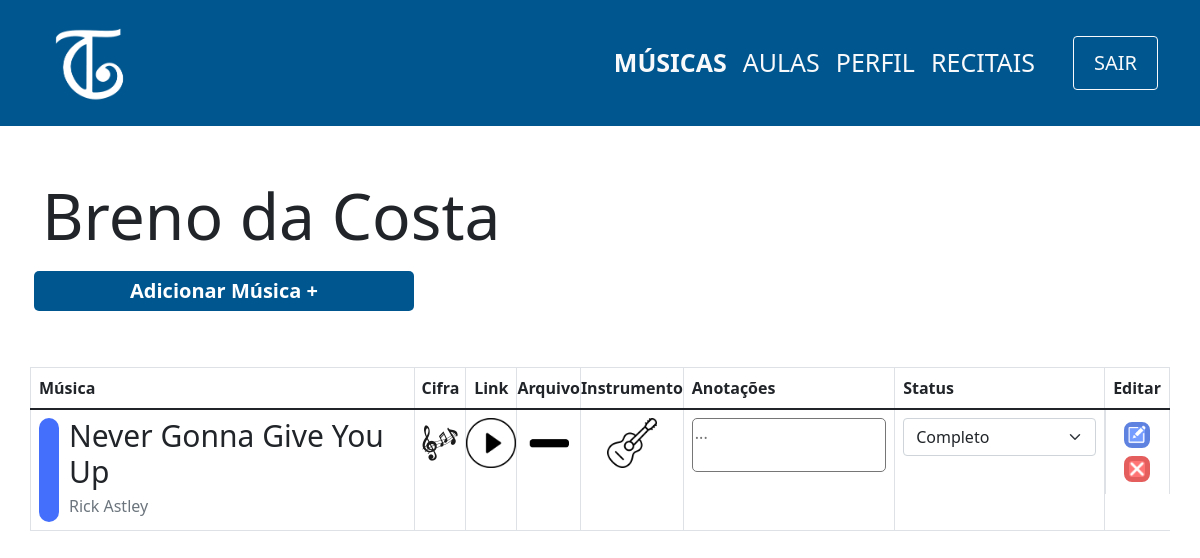
Page /view/aluno/musicas.php (signed in) on the committed database.
### tables this page shows
CREATE TABLE aluno(
                id INTEGER PRIMARY KEY,
                cpf varchar(11) not null,
                nome varchar(100) not null,
                username varchar(100) UNIQUE not null,
                responsavel varchar(100),
                data_nasc date not null,
                senha varchar(100) not null,
                email varchar(100) UNIQUE not null                    
            );

CREATE TABLE musica(
                id INTEGER PRIMARY KEY,
                nome varchar(100) not null,
                artista varchar(100) not null,
                anotacoes varchar(300) not null,
                progressao smallint not null, -- 0 -> aprendendo, 1 -> completo, 2 -> em espera, 3 -> planejando aprender
                cifra varchar(150),
                link varchar(150),
                arquivo_musica varchar(150),
                instrumento smallint not null,
                id_aluno integer not null,
                foreign key (id_aluno) references aluno(id) ON DELETE CASCADE
            );

### controller/aluno/musicas.php (called while the page is built)
<?php
    if($_SESSION['Acesso'] == 'aluno') {
        $id = $_SESSION["id"];
    } else {
        if(isset($_GET['id_aluno'])){
            $id = $_GET["id_aluno"];
        } else {
            header('Location:../../view/index.php');
        }
    }
    $sql = $db->prepare('SELECT * FROM aluno WHERE id = :id');
    $sql->bindParam(':id',$id);
    $sql->execute();
    $aluno=$sql->fetch();
    $sql1 = $db->prepare('SELECT * FROM musica WHERE id_aluno = :id ORDER BY progressao');
    $sql1->bindParam(':id',$id);
    $sql1->execute();
    $musicas=$sql1->fetchAll(PDO::FETCH_ASSOC);
?>

### view/aluno/musicas.php (the view, shortened to what this page needs)
<?php
    include '../../layouts/navbar.php';
    include '../../controller/aluno/musicas.php';
?>
<div class="container">
    <div class="row mt-5">
        <h1 class="mt-1 mb-3 display-3">
            <?php echo ($aluno['nome']) ?>
        </h1>
        <span class="btn-principal col-md-4 col-sm-12 mx-1 text-center mb-5">
            <a href='../musica/cadastro.php?idAluno=<?php echo ($aluno['id']) ?>'>Adicionar Música +</a>
        </span>
        <?php
        if(count($musicas)>0){echo'
        <div class="table-responsive px-0">
            <table class="table table-hover table-bordered mt-2 p-0">
                <thead>
                    <tr style="">
                        <th scope="col" colspan="3" >Música</th>
                        <th scope="col" colspan="1" class="text-center px-0">Cifra</th>
                        <th scope="col" colspan="1" class="text-center px-0">Link</th>
                        <th scope="col" colspan="1" class="text-center px-0">Arquivo</th>
                        <th scope="col" colspan="1" class="text-center px-0">Instrumento</th>
                        <th scope="col" colspan="2">Anotações</th>
                        <th scope="col" colspan="2">Status</th>
                        <th scope="col" colspan="2">Editar</th>
                    </tr>
                </thead>
            ';}
            ?>
            <?php
                foreach ($musicas as $musica){
                    echo '
                        <tbody>
                            <tr>
                                <td colspan="3">
                                    <div style="position:relative">
                                        <div class="status-badge ';
                                        if($musica['progressao']==1){
                                            echo'verde';
                                        }elseif($musica['progressao']==2){
                                            echo'azul';
                                        }elseif($musica['progressao']==3){
                                            echo'amarelo';
                                        }elseif($musica['progressao']==4){
                                            echo'cinza';
                                        }
                                        echo'" id="status-'.$musica['id'].'">&nbsp</div>
                                        <div class="d-flex flex-column" style="margin-left:30px">
                                            <p class="mb-1 font-weight-bold display-3" style="font-size:30px">'.$musica['nome'].'</p>
                                            <p class="mb-1 font-weight-light text-muted">'.$musica['artista'].'</p>
                                        </div>
                                    </div>
                                </td>
                                <td colspan="1" class="text-center px-0">';
                                if($musica['cifra']!=NULL){
                                    echo '<a href="'.$musica["cifra"].'" download="'.$musica['nome'].'">';
                                    echo '<img src="../../images/cifra-icon.png" width="50px">';
                                    echo '</a>';
                                } else {
                                    echo '<img src="../../images/none-icon.png" width="50px">';
                                }
                            echo '
                                </td>
                                <td colspan="1" class="text-center px-0">';
                                if($musica['link']!=NULL){
                                    echo '<a href="'.$musica['link'].'" target="_blank"><img src="../../images/link-icon.png" width="50px"></a>';
                                } else {
                                    echo '<img src="../../images/none-icon.png" width="50px">';
                                }
                            echo '
                                </td>
                                <td colspan="1" class="text-center px-0">';
                                if($musica['arquivo_musica']!=NULL){
                                    echo '<a href="'.$musica["arquivo_musica"].'" download="'.$musica['nome'].'">';
                                    echo '<img src="../../images/file-icon.png" width="50px">';
                                    echo '</a>';
                                } else {
                                    echo '<img src="../../images/none-icon.png" width="50px">';
                                }
                            echo '
                                </td>
                                <td colspan="1" class="text-center px-0">';
                                switch($musica['instrumento']){
                                    case 1:
                                        echo '<img src="../../images/violao-icon.png" width="50px">';
                                        break;
                                }
                            echo '
                                </td>
                                <td colspan="2">
                                    <textarea class="anotacoes" id="note-'.$musica['id'].'" placeholder="..." onblur="quickNoteUpdate('.$musica['id'].')">'.$musica['anotacoes'].'</textarea>
                                </td>
                                <td colspan="2">
                                    <select class="form-select" id="select-'.$musica['id'].'" onchange="changeColor('.$musica['id'].')">
                                        <option value="1"';echo $musica['progressao']==1 ? 'selected':''; echo'>Aprendendo</option>
                                        <option value="2"';echo $musica['progressao']==2 ? 'selected':''; echo'>Completo</option>
                                        <option value="3"';echo $musica['progressao']==3 ? 'selected':''; echo'>Em espera</option>
                                        <option value="4"';echo $musica['progressao']==4 ? 'selected':''; echo'>Planejando aprender</option>
                                    <select>
                                </td>
                                <td colspan="2" class="d-flex justify-content-center flex-column align-items-center" >
                                    <button onclick="location.href=\'../musica/edit.php?idAluno='.$aluno['id'].'&idMusica='.$musica['id'].'\';" class="btn-editar-sm mx-2 my-1">
                                        <img src="../../images/edit-icon.png" width=18px>
                                    </button>
                                    <button onclick="location.href=\'../../controller/musica/delete.php?idAluno='.$aluno['id'].'&idMusica='.$musica['id'].'\';" class="btn-remover-sm my-1">
                                        <img src="../../images/delete-icon.png" width=18px>
                                    </button>
                                </td>
                            <tr>
                    </tbody>';
                }
            ?>
            </table>
        </div>
    </div>
</div>

### css/style.css (style rules this page uses)
a { text-decoration: none; color:white; }
.btn-principal { background-color: #005790; color:white; padding: 5px 25px; font-weight: 600; font-size:20px; border:none; border-radius:5px; cursor: pointer; text-decoration: none; }
.btn-remover-sm { background-color:#FF7575; border: 5px solid #E55E5E; color:white; border-radius:8px; width:26px; height:26px; cursor: pointer; display: flex; justify-content: center; align-items: center; }
.btn-editar-sm { background-color:#759CFF; border: 5px solid #5E82DF; color:white; border-radius:8px; width:26px; height:26px; cursor: pointer; display: flex; justify-content: center; align-items: center; }

### view/aluno/musicas.php (style rules this page uses)
.status-badge { position: absolute; height: 100%; width: 20px; border-radius:10px; }
.anotacoes { width:100%; resize:none; border-radius:5px; }
.azul { background-color:#446ffc; }

### rows in the picture
aluno: nome "Breno da Costa"
musica: nome "Never Gonna Give You Up", artista "Rick Astley", instrumento 1 (drawn), id "...", progressao+id "Completo"
